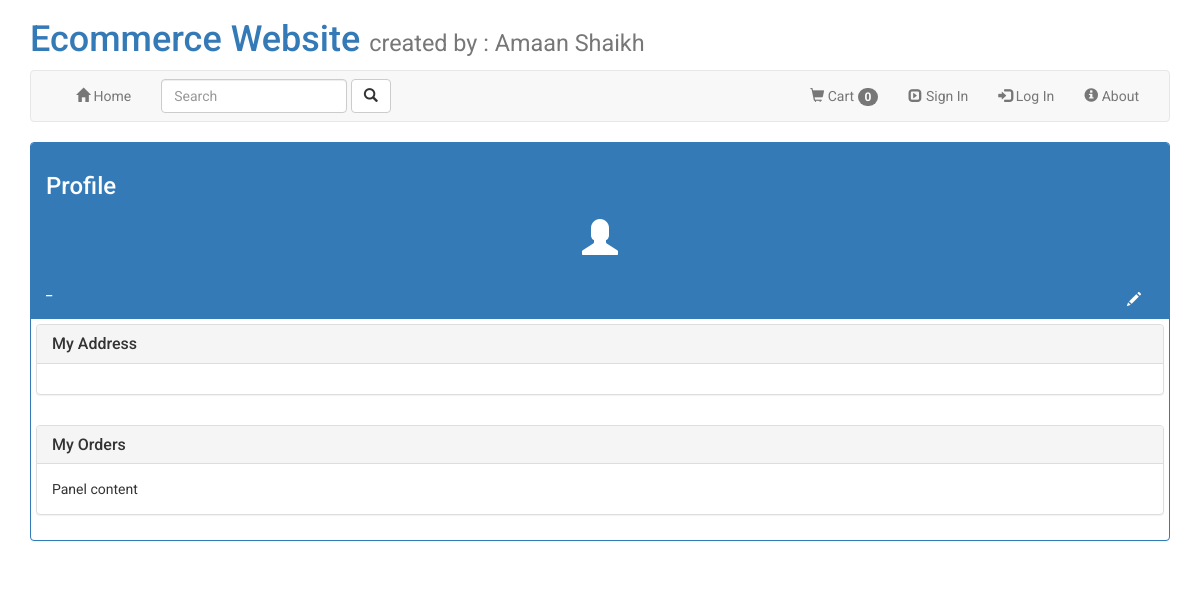
/accounts/profile/, run on an earlier commit of the app's database.
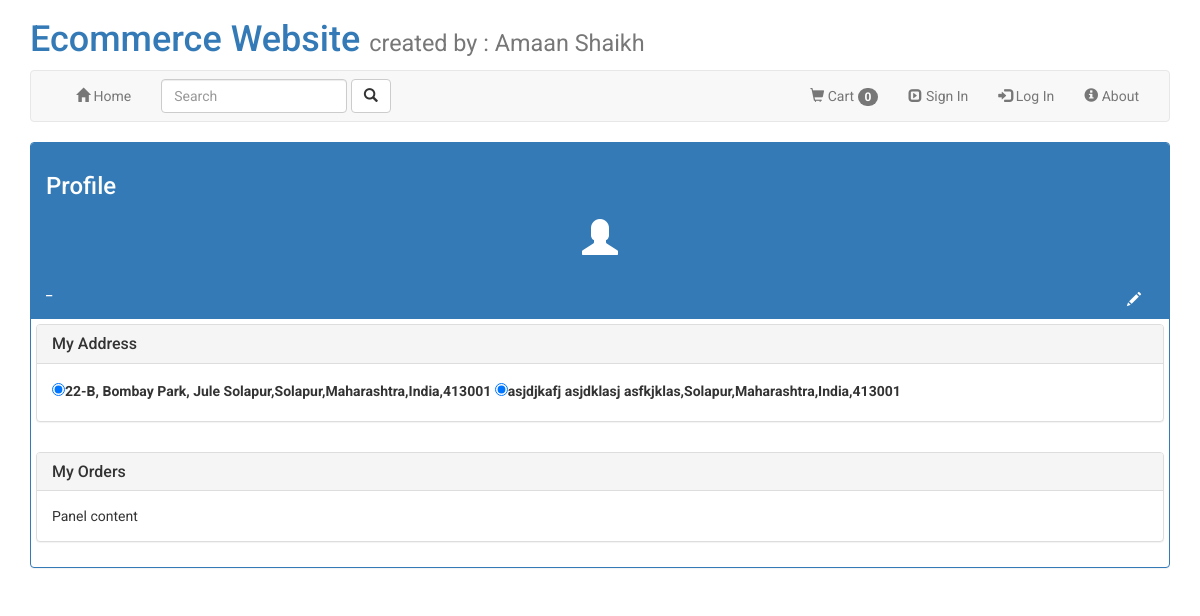
And on a later commit of the database.
### account/models.py (models this page shows)
class Address(models.Model):
    customer_id = models.IntegerField(blank=False,null=False)
    street_address = models.CharField(max_length=125)
    city = models.CharField(max_length = 30)
    state = models.CharField(max_length = 30)
    country = models.CharField(max_length = 30)
    postcode = models.CharField(max_length=10)
    default_add = models.BooleanField(default=True)

### account/views.py (the view)
# urls.py: path("profile/",views.profile,name="profile"),
def profile(request):
    data = request.user
    address = Address.objects.all()
    return render(request,"accounts/profile.html",{"data" : data,"address":address})

### templates/accounts/profile.html (shortened to what this page needs)
{% extends "navbar.html" %}
{% block profile%}
<div class="panel panel-primary">
    <div class="panel-heading">
<h3>Profile</h3>
<center>
    <h1><span class="glyphicon glyphicon-user"></span></h1>
</center>
<div style="float:right;">
    <a href="../edit_profile/" class="btn"><span class="glyphicon glyphicon-pencil" style="color: white;"></span></a>
</div>
<h5>_</h5>
</div>
<div style="padding: 5px 5px 5px 5px;">
<div class="panel panel-default" >
    <div class="panel-heading">
      <h3 class="panel-title">My Address</h3>
    </div>
    <div class="panel-body">
      {% for i in address %}
          {% if i.default_add %}
          <input type="radio" value ="address" checked><label>{{i.street_address}},{{i.city}},{{i.state}},{{i.country}},{{i.postcode}}</label>
          {% else %}
          <input type="radio" value ="address" ><label>{{i.street_address}},{{i.city}},{{i.state}},{{i.country}},{{i.postcode}}</label>
          {% endif %}
      {% endfor %}
    </div>
  </div>
</div>
<div style="padding: 5px 5px 5px 5px;">
    <div class="panel panel-default" >
        <div class="panel-heading">
          <h3 class="panel-title">My Orders</h3>
        </div>
        <div class="panel-body">
          Panel content
        </div>
    </div>
</div>
</div>
{% endblock %}

What changed in the data, as far as the page shows it:
added Address: street_address "22-B, Bombay Park, Jule Solapur", city "Solapur", state "Maharashtra", country "India", postcode "413001"
added Address: street_address "asjdjkafj asjdklasj asfkjklas", city "Solapur", state "Maharashtra", country "India", postcode "413001"
